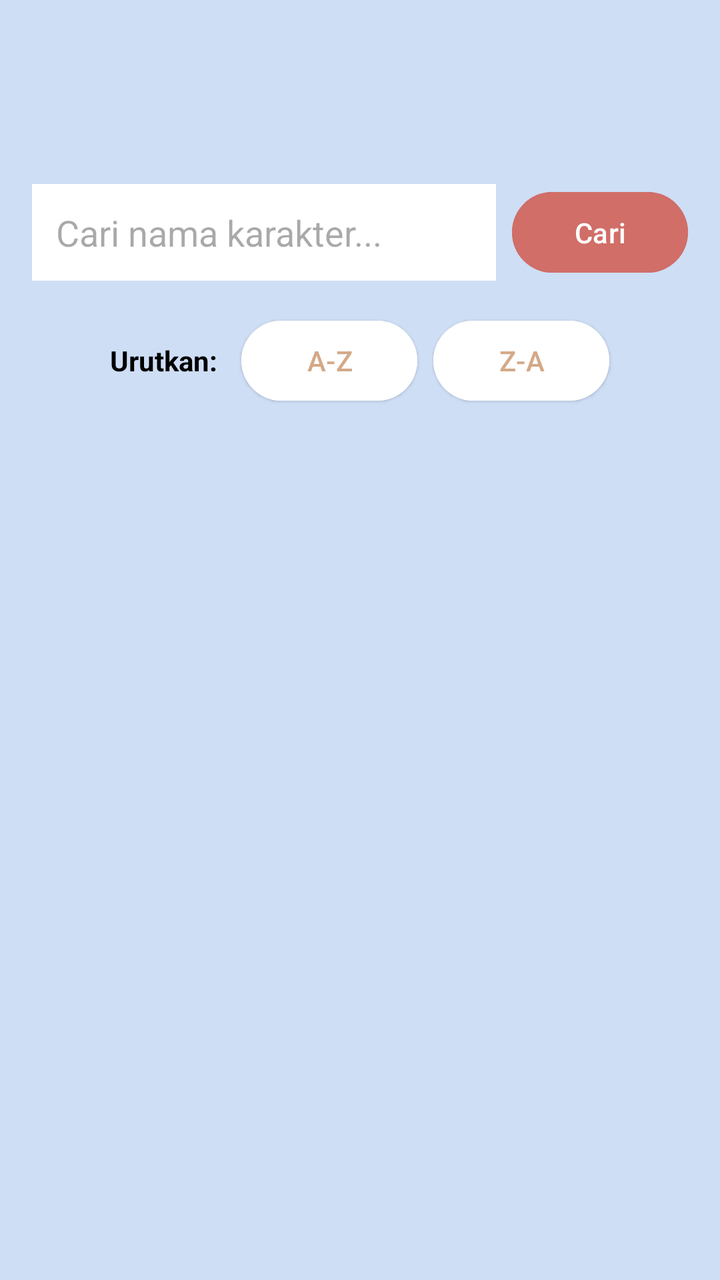
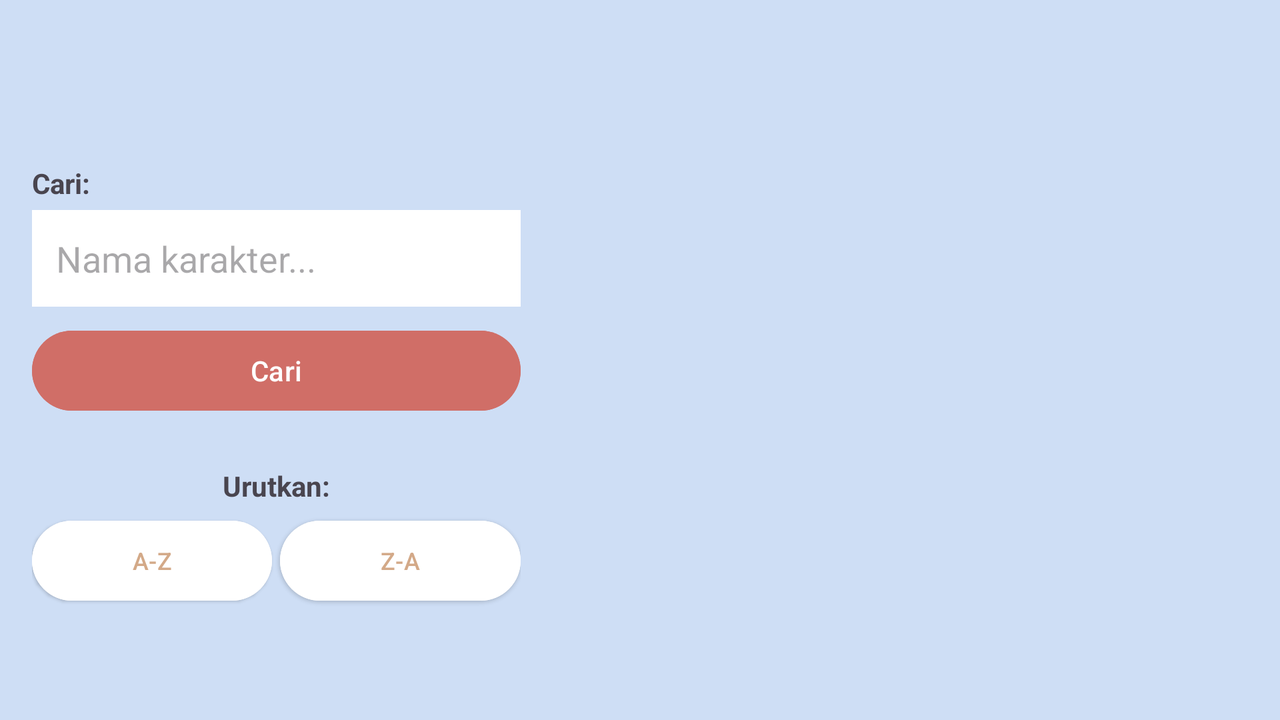

First picture: res/layout/ on a phone held upright. Second picture: the repository's own variant of that layout, on a device whose configuration matches the variant's folder. Source for both follows.
<!-- AndroidManifest.xml: application theme Theme.PopMartCatalog -->
<!-- res/layout/activity_main.xml -->
<?xml version="1.0" encoding="utf-8"?>
<LinearLayout
    xmlns:android="http://schemas.android.com/apk/res/android"
    xmlns:app="http://schemas.android.com/apk/res-auto"
    xmlns:tools="http://schemas.android.com/tools"
    android:layout_width="match_parent"
    android:layout_height="match_parent"
    android:background="@color/pop_blue_bg"
    android:orientation="vertical"
    android:padding="16dp"
    tools:context=".MainActivity">

    <ImageView
        android:id="@+id/img_logo_main"
        android:layout_width="wrap_content"
        android:layout_height="60dp"
        android:layout_gravity="center"
        android:src="@drawable/logo_popmart"
        android:adjustViewBounds="true"
        android:scaleType="fitCenter"
        android:layout_marginBottom="16dp"/>

    <LinearLayout
        android:layout_width="match_parent"
        android:layout_height="wrap_content"
        android:orientation="horizontal"
        android:layout_marginBottom="16dp">

        <EditText
            android:id="@+id/edt_search"
            android:layout_width="0dp"
            android:layout_height="wrap_content"
            android:layout_weight="1"
            android:hint="Cari nama karakter..."
            android:inputType="text"
            android:padding="12dp"
            android:background="@color/white"
            android:layout_marginEnd="8dp"/>

        <Button
            android:id="@+id/btn_search"
            android:layout_width="wrap_content"
            android:layout_height="match_parent"
            android:text="Cari"
            android:backgroundTint="@color/pop_coral_critical"
            android:textColor="@color/white"/>
    </LinearLayout>

    <LinearLayout
        android:layout_width="match_parent"
        android:layout_height="wrap_content"
        android:orientation="horizontal"
        android:gravity="center"
        android:layout_marginBottom="16dp">

        <TextView
            android:layout_width="wrap_content"
            android:layout_height="wrap_content"
            android:text="Urutkan:"
            android:textColor="@color/black"
            android:layout_marginEnd="12dp"
            android:textStyle="bold"/>

        <Button
            android:id="@+id/btn_sort_az"
            style="@style/Widget.Material3.Button.ElevatedButton"
            android:layout_width="wrap_content"
            android:layout_height="wrap_content"
            android:text="A-Z"
            android:layout_marginEnd="8dp"
            android:backgroundTint="@color/white"
            android:textColor="@color/pop_brown_accent"/>

        <Button
            android:id="@+id/btn_sort_za"
            style="@style/Widget.Material3.Button.ElevatedButton"
            android:layout_width="wrap_content"
            android:layout_height="wrap_content"
            android:text="Z-A"
            android:backgroundTint="@color/white"
            android:textColor="@color/pop_brown_accent"/>
    </LinearLayout>

    <androidx.recyclerview.widget.RecyclerView
        android:id="@+id/rv_popmart"
        android:layout_width="match_parent"
        android:layout_height="match_parent"
        tools:listitem="@layout/item_popmart" />

</LinearLayout>
<!-- resources referenced by this layout -->
<resources>
  <color name="black">#FF000000</color>
  <color name="pop_blue_bg">#CEDEF5</color>
  <color name="pop_brown_accent">#D3A988</color>
  <color name="pop_coral_critical">#D06E67</color>
  <color name="white">#FFFFFFFF</color>
  <style name="Theme.PopMartCatalog" parent="Base.Theme.PopMartCatalog" />
  <style name="Base.Theme.PopMartCatalog" parent="Theme.Material3.DayNight.NoActionBar">
          <item name="colorPrimary">@color/colorPrimary</item>
          <item name="colorPrimaryDark">@color/colorPrimaryDark</item>
          <item name="colorAccent">@color/colorAccent</item>
          <item name="android:statusBarColor">@color/pop_pink_card</item>
          <item name="android:windowLightStatusBar">true</item>
      </style>
  <color name="colorPrimary">#D3A988</color>
  <color name="colorPrimaryDark">#D06E67</color>
  <color name="colorAccent">#CEDEF5</color>
  <color name="pop_pink_card">#F8D3D2</color>
</resources>
<!-- res/layout-land/activity_main.xml (the repository's variant of the layout above) -->
<!-- drawn on the phone turned sideways -->
<?xml version="1.0" encoding="utf-8"?>
<LinearLayout
    xmlns:android="http://schemas.android.com/apk/res/android"
    xmlns:app="http://schemas.android.com/apk/res-auto"
    xmlns:tools="http://schemas.android.com/tools"
    android:layout_width="match_parent"
    android:layout_height="match_parent"
    android:background="@color/pop_blue_bg"
    android:orientation="horizontal"
    android:padding="16dp"
    tools:context=".MainActivity">

    <LinearLayout
        android:layout_width="0dp"
        android:layout_height="match_parent"
        android:layout_weight="1.5"
        android:orientation="vertical"
        android:paddingEnd="16dp">

        <ImageView
            android:id="@+id/img_logo_main_land"
            android:layout_width="wrap_content"
            android:layout_height="50dp"
            android:layout_gravity="center"
            android:src="@drawable/logo_popmart"
            android:adjustViewBounds="true"
            android:scaleType="fitCenter"
            android:layout_marginBottom="16dp"/>

        <TextView
            android:layout_width="wrap_content"
            android:layout_height="wrap_content"
            android:layout_marginBottom="4dp"
            android:text="Cari:"
            android:textStyle="bold" />

        <EditText
            android:id="@+id/edt_search"
            android:layout_width="match_parent"
            android:layout_height="wrap_content"
            android:layout_marginBottom="8dp"
            android:background="@color/white"
            android:hint="Nama karakter..."
            android:inputType="text"
            android:padding="12dp" />

        <Button
            android:id="@+id/btn_search"
            android:layout_width="match_parent"
            android:layout_height="wrap_content"
            android:layout_marginBottom="24dp"
            android:backgroundTint="@color/pop_coral_critical"
            android:text="Cari"
            android:textColor="@color/white" />

        <TextView
            android:layout_width="match_parent"
            android:layout_height="wrap_content"
            android:layout_marginBottom="4dp"
            android:gravity="center"
            android:text="Urutkan:"
            android:textStyle="bold" />

        <LinearLayout
            android:layout_width="match_parent"
            android:layout_height="wrap_content"
            android:orientation="horizontal">

            <Button
                android:id="@+id/btn_sort_az"
                style="@style/Widget.Material3.Button.ElevatedButton"
                android:layout_width="0dp"
                android:layout_height="wrap_content"
                android:layout_marginEnd="4dp"
                android:layout_weight="1"
                android:backgroundTint="@color/white"
                android:text="A-Z"
                android:textColor="@color/pop_brown_accent"
                android:textSize="12sp" />

            <Button
                android:id="@+id/btn_sort_za"
                style="@style/Widget.Material3.Button.ElevatedButton"
                android:layout_width="0dp"
                android:layout_height="wrap_content"
                android:layout_weight="1"
                android:backgroundTint="@color/white"
                android:text="Z-A"
                android:textColor="@color/pop_brown_accent"
                android:textSize="12sp" />
        </LinearLayout>
    </LinearLayout>

    <androidx.recyclerview.widget.RecyclerView
        android:id="@+id/rv_popmart"
        android:layout_width="0dp"
        android:layout_height="match_parent"
        android:layout_weight="2"
        tools:listitem="@layout/item_popmart" />

</LinearLayout>
<!-- resources referenced by the variant -->
<!-- as the phone turned sideways resolves them -->
<resources>
  <color name="pop_blue_bg">#CEDEF5</color>
  <color name="pop_brown_accent">#D3A988</color>
  <color name="pop_coral_critical">#D06E67</color>
  <color name="white">#FFFFFFFF</color>
  <style name="Theme.PopMartCatalog" parent="Base.Theme.PopMartCatalog" />
  <style name="Base.Theme.PopMartCatalog" parent="Theme.Material3.DayNight.NoActionBar">
          <item name="colorPrimary">@color/colorPrimary</item>
          <item name="colorPrimaryDark">@color/colorPrimaryDark</item>
          <item name="colorAccent">@color/colorAccent</item>
          <item name="android:statusBarColor">@color/pop_pink_card</item>
          <item name="android:windowLightStatusBar">true</item>
      </style>
  <color name="colorPrimary">#D3A988</color>
  <color name="colorPrimaryDark">#D06E67</color>
  <color name="colorAccent">#CEDEF5</color>
  <color name="pop_pink_card">#F8D3D2</color>
</resources>
